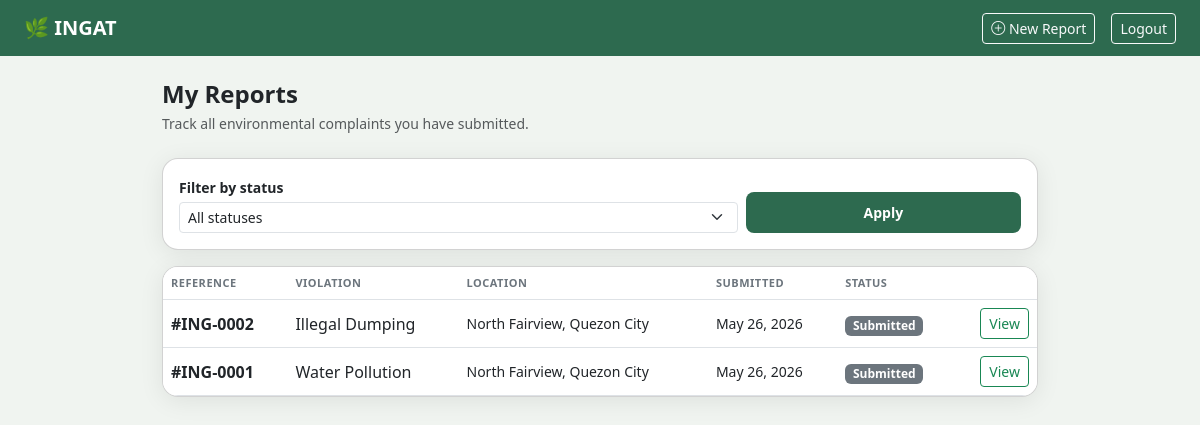
The page /user/my-reports (signed in) on the database its author committed.
### models.py (models this page shows)
class Complaint(db.Model):
    __tablename__ = 'complaints'
    id = db.Column(db.Integer, primary_key=True)
    user_id = db.Column(db.Integer, db.ForeignKey('users.id'), nullable=False)
    agency_id = db.Column(db.Integer, db.ForeignKey('agencies.id'), nullable=True)
    violation_type = db.Column(db.String(100), nullable=False)
    street_address = db.Column(db.String(255), nullable=False)
    barangay = db.Column(db.String(100), nullable=False)
    municipality = db.Column(db.String(100), nullable=False)
    date_incident = db.Column(db.Date, nullable=False)
    description = db.Column(db.Text, nullable=False)
    photo_path = db.Column(db.String(255), nullable=True)
    generated_letter = db.Column(db.Text, nullable=True)
    letter_generated = db.Column(db.Boolean, default=False)
    status = db.Column(db.String(50), default='Submitted')
    created_at = db.Column(db.DateTime, default=datetime.utcnow)
    status_history = db.relationship('StatusHistory', backref='complaint', lazy=True)

### routes/user_routes.py (the view)
@user_bp.route('/my-reports')
@member_required
def my_reports():
    from models import Complaint
    status_filter = request.args.get('status', '').strip()
    query = Complaint.query.filter_by(user_id=current_user.id)
    if status_filter:
        query = query.filter_by(status=status_filter)
    complaints = query.order_by(Complaint.created_at.desc()).all()
    all_statuses = ['Submitted', 'Under Review', 'Forwarded to Agency', 'Resolved']
    return render_template(
        'user/my_reports.html',
        complaints=complaints,
        status_filter=status_filter,
        all_statuses=all_statuses,
    )

### routes/auth.py (called while the page is built)
def member_required(fn):
    @login_required
    @wraps(fn)
    def wrapper(*args, **kwargs):
        from models import AdminUser, User
        if isinstance(current_user, AdminUser):
            return redirect(url_for('admin.dashboard'))
        if not isinstance(current_user, User):
            flash('Please log in to continue.', 'danger')
            return redirect(url_for('user.user_login'))
        return fn(*args, **kwargs)
    return wrapper

### templates/user/my_reports.html (shortened to what this page needs)
<!DOCTYPE html>
<html lang="en">
<head>
    <link href="https://cdn.jsdelivr.net/npm/bootstrap@5.3.0/dist/css/bootstrap.min.css" rel="stylesheet">
    <link href="https://cdn.jsdelivr.net/npm/bootstrap-icons@1.10.5/font/bootstrap-icons.css" rel="stylesheet">
</head>
<body>
<nav class="navbar navbar-dark navbar-ingat px-4 py-2">
    <span class="navbar-brand fw-bold">🌿 INGAT</span>
    <div class="d-flex align-items-center gap-3">
        <a href="{{ url_for('user.submit_complaint') }}" class="btn btn-outline-light btn-sm">
            <i class="bi bi-plus-circle"></i> New Report
        </a>
        <a href="{{ url_for('user.user_logout') }}" class="btn btn-outline-light btn-sm">Logout</a>
    </div>
</nav>
<div class="container py-4" style="max-width: 900px;">
    <h4 class="fw-bold mb-1">My Reports</h4>
    <p class="text-muted small mb-4">Track all environmental complaints you have submitted.</p>
    <div class="card p-3 mb-3">
        <form method="GET" action="{{ url_for('user.my_reports') }}" class="row g-2 align-items-end">
            <div class="col-md-8">
                <label class="form-label small fw-semibold mb-1">Filter by status</label>
                <select name="status" class="form-select form-select-sm">
                    <option value="" {% if not status_filter %}selected{% endif %}>All statuses</option>
                </select>
            </div>
            <div class="col-md-4 d-flex gap-2">
                <button type="submit" class="btn btn-ingat btn-sm flex-grow-1">Apply</button>
            </div>
        </form>
    </div>
    <div class="card p-0 overflow-hidden">
        {% if complaints %}
        <div class="table-responsive">
            <table class="table table-hover mb-0 align-middle">
                <thead class="bg-light">
                    <tr>
                        <th>Reference</th>
                        <th>Violation</th>
                        <th>Location</th>
                        <th>Submitted</th>
                        <th>Status</th>
                        <th></th>
                    </tr>
                </thead>
                <tbody>
                    {% for c in complaints %}
                    <tr class="report-row"
                        onclick="window.location='{{ url_for('user.report_detail', complaint_id=c.id) }}'">
                        <td class="fw-semibold">#ING-{{ '%04d' % c.id }}</td>
                        <td>{{ c.violation_type }}</td>
                        <td class="small">{{ c.barangay }}, {{ c.municipality }}</td>
                        <td class="small">{{ c.created_at.strftime('%b %d, %Y') }}</td>
                        <td>
                            {% if c.status == 'Submitted' %}
                                <span class="badge badge-submitted">Submitted</span>
                            {% elif c.status == 'Under Review' %}
                                <span class="badge badge-review">Under Review</span>
                            {% elif c.status == 'Forwarded to Agency' %}
                                <span class="badge badge-forwarded">Forwarded</span>
                            {% elif c.status == 'Resolved' %}
                                <span class="badge badge-resolved">Resolved</span>
                            {% else %}
                                <span class="badge bg-secondary">{{ c.status }}</span>
                            {% endif %}
                        </td>
                        <td class="text-end">
                            <a href="{{ url_for('user.report_detail', complaint_id=c.id) }}"
                               class="btn btn-sm btn-outline-success"
                               onclick="event.stopPropagation()">
                                View
                            </a>
                        </td>
                    </tr>
                    {% endfor %}
                </tbody>
            </table>
        </div>
        {% endif %}
    </div>
</div>
</body>
</html>

### templates/user/my_reports.html (style rules this page uses)
body { background-color: #f0f4f0; font-family: 'Segoe UI', sans-serif; }
.navbar-ingat { background-color: #2D6A4F; }
.card { border-radius: 16px; box-shadow: 0 4px 24px rgba(0,0,0,0.08); }
.btn-ingat { background-color: #2D6A4F; color: white; border: none; border-radius: 8px; padding: 10px 20px; font-weight: 600; }
.table th { font-size: 11px; text-transform: uppercase; letter-spacing: 0.5px; color: #6c757d; }
.badge-submitted { background: #6c757d; }
.report-row { cursor: pointer; }

### rows shown on the page
Complaint: id "0002", violation_type "Illegal Dumping", barangay "North Fairview", municipality "Quezon City", created_at "May 26, 2026", status "Submitted"
Complaint: id "0001", violation_type "Water Pollution", barangay "North Fairview", municipality "Quezon City", created_at "May 26, 2026", status "Submitted"
